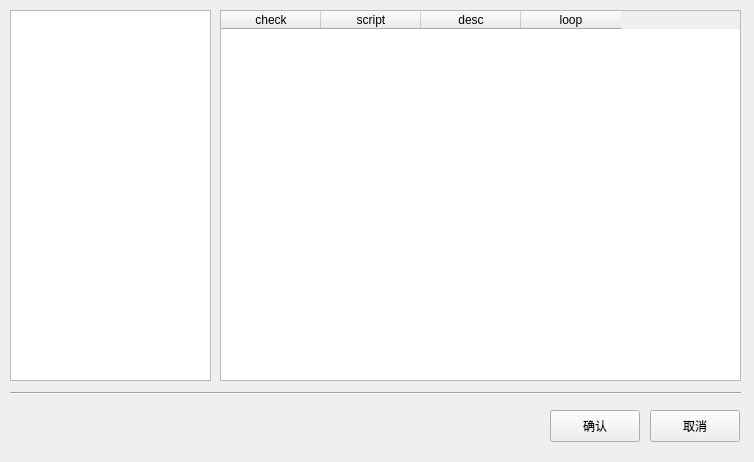
<?xml version="1.0" encoding="UTF-8"?>
<ui version="4.0">
 <class>Form</class>
 <widget class="QWidget" name="Form">
  <property name="geometry">
   <rect>
    <x>0</x>
    <y>0</y>
    <width>754</width>
    <height>462</height>
   </rect>
  </property>
  <property name="windowTitle">
   <string>Form</string>
  </property>
  <widget class="QPushButton" name="pushButton">
   <property name="geometry">
    <rect>
     <x>550</x>
     <y>410</y>
     <width>90</width>
     <height>32</height>
    </rect>
   </property>
   <property name="text">
    <string>确认</string>
   </property>
  </widget>
  <widget class="QTableWidget" name="tableWidget">
   <property name="geometry">
    <rect>
     <x>220</x>
     <y>10</y>
     <width>521</width>
     <height>371</height>
    </rect>
   </property>
   <column>
    <property name="text">
     <string>check</string>
    </property>
   </column>
   <column>
    <property name="text">
     <string>script</string>
    </property>
   </column>
   <column>
    <property name="text">
     <string>desc</string>
    </property>
   </column>
   <column>
    <property name="text">
     <string>loop</string>
    </property>
   </column>
  </widget>
  <widget class="QPushButton" name="pushButton_2">
   <property name="geometry">
    <rect>
     <x>650</x>
     <y>410</y>
     <width>90</width>
     <height>32</height>
    </rect>
   </property>
   <property name="text">
    <string>取消</string>
   </property>
  </widget>
  <widget class="Line" name="line">
   <property name="geometry">
    <rect>
     <x>10</x>
     <y>385</y>
     <width>731</width>
     <height>16</height>
    </rect>
   </property>
   <property name="orientation">
    <enum>Qt::Horizontal</enum>
   </property>
  </widget>
  <widget class="QTreeView" name="treeView">
   <property name="geometry">
    <rect>
     <x>10</x>
     <y>10</y>
     <width>201</width>
     <height>371</height>
    </rect>
   </property>
  </widget>
 </widget>
 <resources/>
 <connections>
  <connection>
   <sender>pushButton</sender>
   <signal>clicked()</signal>
   <receiver>Form</receiver>
   <slot>close()</slot>
   <hints>
    <hint type="sourcelabel">
     <x>97</x>
     <y>91</y>
    </hint>
    <hint type="destinationlabel">
     <x>136</x>
     <y>145</y>
    </hint>
   </hints>
  </connection>
 </connections>
</ui>
